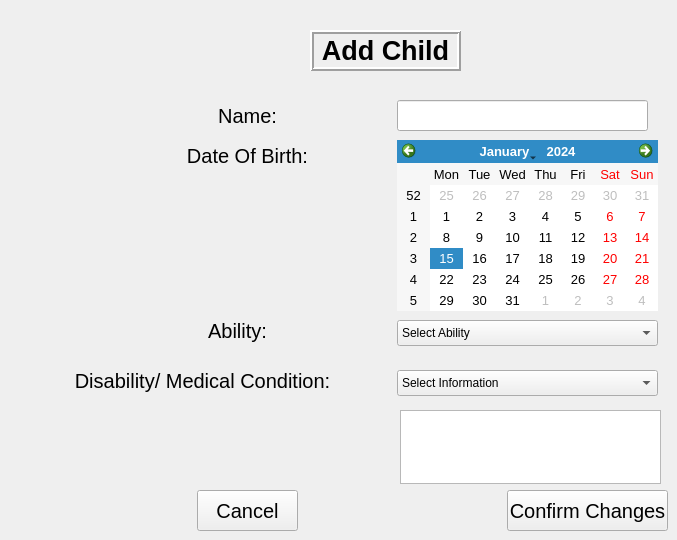
    <widget class="QWidget" name="AddChild">
     <widget class="QCalendarWidget" name="clnAddChiDate">
      <property name="geometry">
       <rect>
        <x>397</x>
        <y>140</y>
        <width>261</width>
        <height>171</height>
       </rect>
      </property>
      <property name="font">
       <font>
        <pointsize>10</pointsize>
       </font>
      </property>
     </widget>
     <widget class="QLineEdit" name="lnAddChiName">
      <property name="geometry">
       <rect>
        <x>397</x>
        <y>100</y>
        <width>251</width>
        <height>31</height>
       </rect>
      </property>
      <property name="font">
       <font>
        <pointsize>15</pointsize>
       </font>
      </property>
      <property name="text">
       <string/>
      </property>
     </widget>
     <widget class="QLabel" name="lblAddChiDob">
      <property name="geometry">
       <rect>
        <x>167</x>
        <y>140</y>
        <width>161</width>
        <height>31</height>
       </rect>
      </property>
      <property name="font">
       <font>
        <pointsize>15</pointsize>
       </font>
      </property>
      <property name="text">
       <string>Date Of Birth:</string>
      </property>
      <property name="alignment">
       <set>Qt::AlignCenter</set>
      </property>
     </widget>
     <widget class="QLabel" name="lblAddChiAbility">
      <property name="geometry">
       <rect>
        <x>147</x>
        <y>310</y>
        <width>181</width>
        <height>41</height>
       </rect>
      </property>
      <property name="font">
       <font>
        <pointsize>15</pointsize>
       </font>
      </property>
      <property name="text">
       <string>Ability:</string>
      </property>
      <property name="alignment">
       <set>Qt::AlignCenter</set>
      </property>
     </widget>
     <widget class="QLabel" name="lblAddChiError">
      <property name="geometry">
       <rect>
        <x>47</x>
        <y>410</y>
        <width>301</width>
        <height>71</height>
       </rect>
      </property>
      <property name="font">
       <font>
        <pointsize>15</pointsize>
        <italic>true</italic>
       </font>
      </property>
      <property name="text">
       <string/>
      </property>
     </widget>
     <widget class="QPushButton" name="btnAddChiConfirm">
      <property name="geometry">
       <rect>
        <x>507</x>
        <y>490</y>
        <width>161</width>
        <height>41</height>
       </rect>
      </property>
      <property name="font">
       <font>
        <pointsize>15</pointsize>
       </font>
      </property>
      <property name="text">
       <string>Confirm Changes</string>
      </property>
     </widget>
     <widget class="QLabel" name="lblAddChiName">
      <property name="geometry">
       <rect>
        <x>157</x>
        <y>100</y>
        <width>181</width>
        <height>31</height>
       </rect>
      </property>
      <property name="font">
       <font>
        <pointsize>15</pointsize>
       </font>
      </property>
      <property name="text">
       <string>Name:</string>
      </property>
      <property name="alignment">
       <set>Qt::AlignCenter</set>
      </property>
     </widget>
     <widget class="QTextEdit" name="txtAddChiDisability">
      <property name="geometry">
       <rect>
        <x>400</x>
        <y>410</y>
        <width>261</width>
        <height>74</height>
       </rect>
      </property>
     </widget>
     <widget class="QComboBox" name="cmbAddChiAbility">
      <property name="geometry">
       <rect>
        <x>397</x>
        <y>320</y>
        <width>261</width>
        <height>26</height>
       </rect>
      </property>
      <item>
       <property name="text">
        <string>Select Ability</string>
       </property>
      </item>
     </widget>
     <widget class="QLabel" name="lblAddChiTitle">
      <property name="geometry">
       <rect>
        <x>310</x>
        <y>30</y>
        <width>151</width>
        <height>41</height>
       </rect>
      </property>
      <property name="font">
       <font>
        <pointsize>20</pointsize>
        <weight>75</weight>
        <bold>true</bold>
       </font>
      </property>
      <property name="frameShape">
       <enum>QFrame::Box</enum>
      </property>
      <property name="frameShadow">
       <enum>QFrame::Raised</enum>
      </property>
      <property name="lineWidth">
       <number>2</number>
      </property>
      <property name="midLineWidth">
       <number>0</number>
      </property>
      <property name="text">
       <string>Add Child</string>
      </property>
      <property name="alignment">
       <set>Qt::AlignCenter</set>
      </property>
     </widget>
     <widget class="QComboBox" name="cmbAddChiDisability">
      <property name="geometry">
       <rect>
        <x>397</x>
        <y>370</y>
        <width>261</width>
        <height>26</height>
       </rect>
      </property>
      <item>
       <property name="text">
        <string>Select Information</string>
       </property>
      </item>
     </widget>
     <widget class="QLabel" name="lblAddChiDisability">
      <property name="geometry">
       <rect>
        <x>57</x>
        <y>360</y>
        <width>291</width>
        <height>41</height>
       </rect>
      </property>
      <property name="font">
       <font>
        <pointsize>15</pointsize>
       </font>
      </property>
      <property name="text">
       <string>Disability/ Medical Condition:</string>
      </property>
      <property name="alignment">
       <set>Qt::AlignCenter</set>
      </property>
     </widget>
     <widget class="QPushButton" name="btnAddChiCancel">
      <property name="geometry">
       <rect>
        <x>197</x>
        <y>490</y>
        <width>101</width>
        <height>41</height>
       </rect>
      </property>
      <property name="font">
       <font>
        <pointsize>15</pointsize>
       </font>
      </property>
      <property name="text">
       <string>Cancel</string>
      </property>
     </widget>
    </widget>
